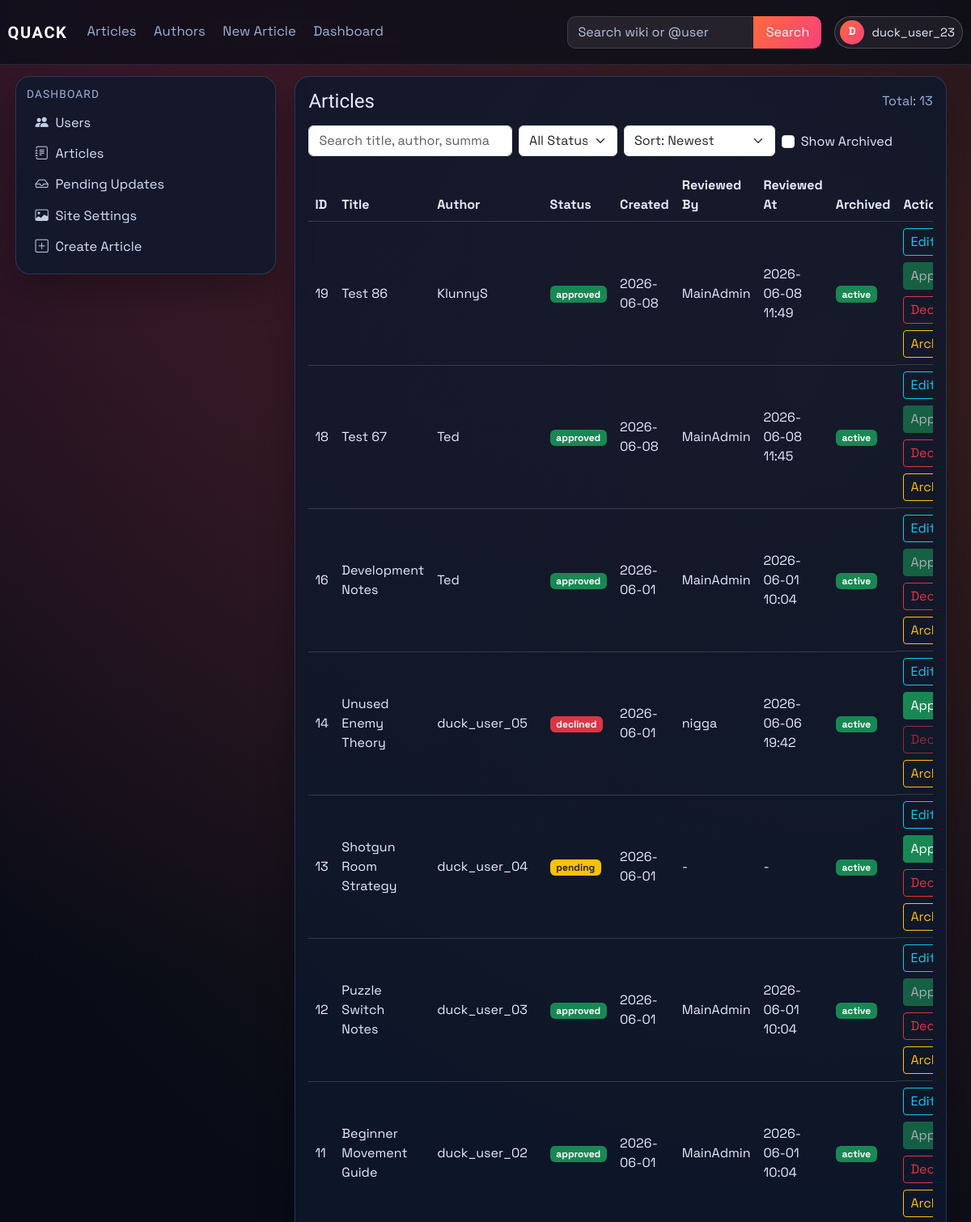
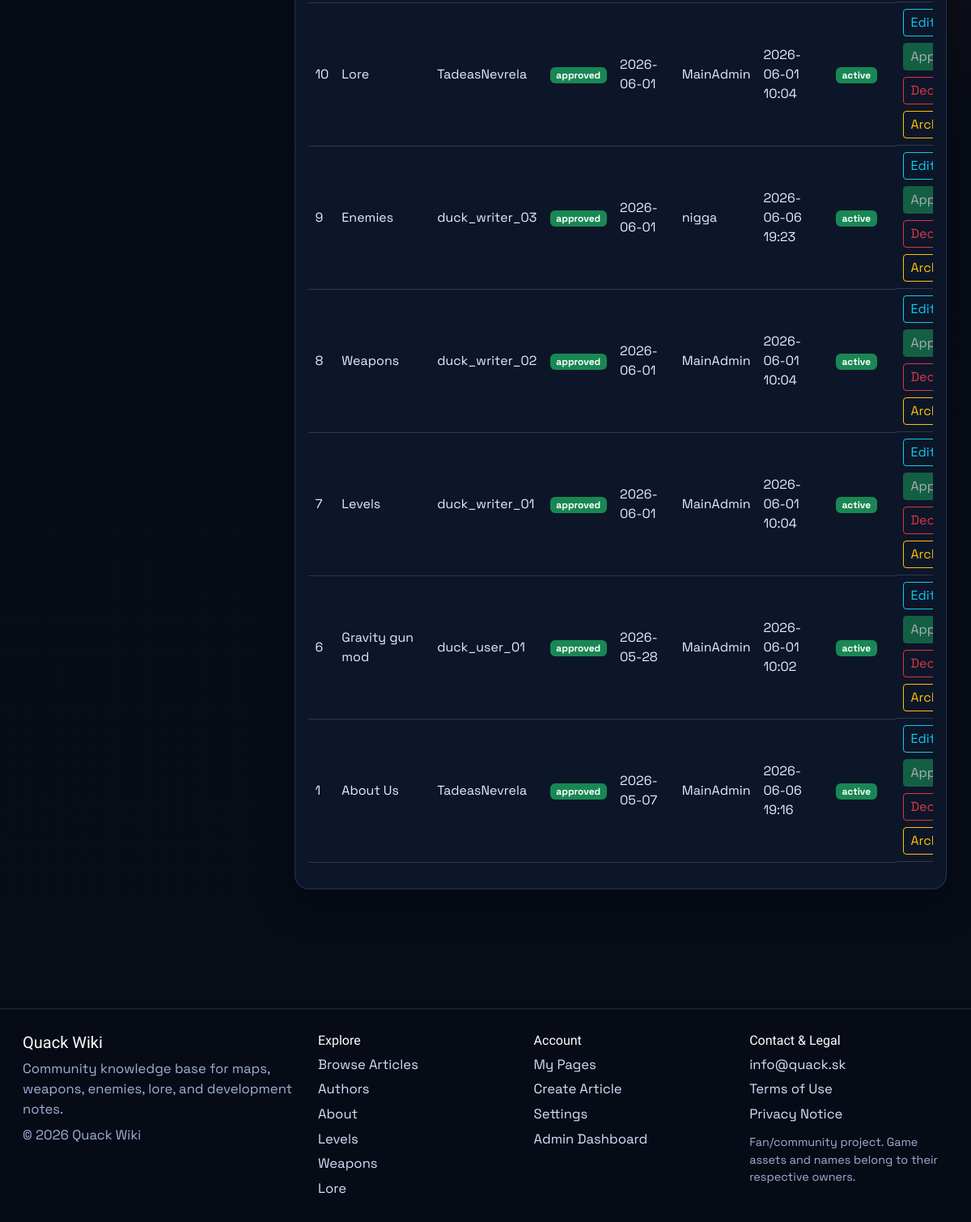
/dashboard/articles (signed in), run on the app's committed database (2 pictures, top to bottom).
### models.py (models this page shows, shortened)
class User(db.Model, UserMixin):
    id = db.Column(db.Integer, primary_key=True)
    username = db.Column(db.String(120), unique=True, nullable=False)
    email = db.Column(db.String(120), unique=True, nullable=False)
    password_hash = db.Column(db.String(128), nullable=False)
    profile_image_url = db.Column(db.String(120), nullable=True)
    public_display_name = db.Column(db.String(80), nullable=True)
    public_bio = db.Column(db.Text, nullable=True)
    created_at = db.Column(db.DateTime, default=datetime.utcnow)
    role = db.Column(db.String(30), default='user')
    is_archived = db.Column(db.Boolean, default=False, nullable=False)
    archived_at = db.Column(db.DateTime, nullable=True)

class Article(db.Model):
    id = db.Column(db.Integer, primary_key=True)
    title = db.Column(db.String(120), unique=True, nullable=False)
    author = db.Column(db.String(120), nullable=False)
    created_at = db.Column(db.DateTime, default=datetime.utcnow)
    image_url = db.Column(db.String(120), default='default.png')
    summary = db.Column(db.Text)
    content = db.Column(db.Text, nullable=False)
    infobox_data = db.Column(db.Text, nullable=True)
    tags = db.Column(db.JSON, default=list)
    status = db.Column(db.String(20), default='pending', nullable=False)
    approved_by = db.Column(db.String(120), nullable=True)
    approved_at = db.Column(db.DateTime, nullable=True)
    is_archived = db.Column(db.Boolean, default=False, nullable=False)
    archived_at = db.Column(db.DateTime, nullable=True)

### main.py (the view)
@app.route('/dashboard/articles')
@role_required(['admin', 'writer'])
def dashboard_articles():
    search = (request.args.get('q') or '').strip()
    status_filter = (request.args.get('status') or 'all').strip().lower()
    show_archived = request.args.get('show_archived') == '1'
    sort = (request.args.get('sort') or 'newest').strip().lower()
    query = Article.query
    if current_user.role == 'writer':
        query = query.filter(Article.author == current_user.username)
    if not show_archived:
        query = query.filter(Article.is_archived.is_(False))
    if status_filter in {'pending', 'approved', 'declined'}:
        query = query.filter(Article.status == status_filter)
    sort_map = {
        'newest': Article.created_at.desc(),
        'oldest': Article.created_at.asc(),
        'title_az': Article.title.asc(),
        'title_za': Article.title.desc(),
        'status_az': Article.status.asc(),
        'status_za': Article.status.desc(),
    }
    articles = query.order_by(sort_map.get(sort, Article.created_at.desc())).all()
    if search:
        articles = [article_obj for article_obj in articles if article_matches_search(article_obj, search)]
    article_links = {article_obj.id: article_public_url(article_obj) for article_obj in articles}
    author_users = active_users_by_username(article_obj.author for article_obj in articles)
    return render_template(
        'dashboard_articles.html',
        articles=articles,
        article_links=article_links,
        author_users=author_users,
        search=search,
        status_filter=status_filter,
        show_archived=show_archived,
        sort=sort,
    )

### templates/dashboard_articles.html (shortened to what this page needs)
{% extends "_base.html" %}
{% block content %}
<div class="container-fluid px-0">
    <section id="articles-section" class="card p-3">
        <div class="d-flex justify-content-between align-items-center mb-3">
            <h4 class="mb-0">Articles</h4>
            <span class="text-muted">Total: {{ articles|length }}</span>
        </div>
        <form method="GET" action="{{ url_for('dashboard_articles') }}" class="row g-2 mb-3" id="articlesFilterForm">
            <div class="col-md-4">
                <input class="form-control" type="search" name="q" value="{{ search }}" placeholder="Search title, author, summary, or tag" id="articlesSearch">
            </div>
            <div class="col-md-2">
                <select class="form-select" name="status" onchange="this.form.submit()">
                    <option value="all" {% if status_filter == 'all' %}selected{% endif %}>All Statuses</option>
                </select>
            </div>
            <div class="col-md-3">
                <select class="form-select" name="sort" onchange="this.form.submit()">
                    <option value="newest" {% if sort == 'newest' %}selected{% endif %}>Sort: Newest</option>
                </select>
            </div>
            <div class="col-md-3">
                <div class="form-check mt-2">
                    <input class="form-check-input" type="checkbox" value="1" id="showArchivedArticles" name="show_archived" onchange="this.form.submit()" {% if show_archived %}checked{% endif %}>
                    <label class="form-check-label" for="showArchivedArticles">Show Archived</label>
                </div>
            </div>
        </form>
        <div class="table-responsive">
            <table class="table table-hover align-middle">
                <thead>
                    <tr>
                        <th>ID</th>
                        <th>Title</th>
                        <th>Author</th>
                        <th>Status</th>
                        <th>Created</th>
                        <th>Reviewed By</th>
                        <th>Reviewed At</th>
                        <th>Archived</th>
                        {% if current_user.role in ['admin', 'writer'] %}
                        <th>Actions</th>
                        {% endif %}
                    </tr>
                </thead>
                <tbody>
                    {% for article in articles %}
                    <tr>
                        <td>{{ article.id }}</td>
                        <td>
                            <a href="{{ article_links[article.id] }}">{{ article.title }}</a>
                        </td>
                        <td>
                            {% set author_user = author_users.get(article.author) %}
                            {% if author_user %}
                            <a href="{{ url_for('public_profile', username=author_user.username) }}">{{ author_user.public_display_name or author_user.username }}</a>
                            {% else %}
                            {{ article.author }}
                            {% endif %}
                        </td>
                        <td>
                            {% if article.status == 'approved' %}
                            <span class="badge bg-success">approved</span>
                            {% elif article.status == 'declined' %}
                            <span class="badge bg-danger">declined</span>
                            {% else %}
                            <span class="badge bg-warning text-dark">pending</span>
                            {% endif %}
                        </td>
                        <td>{{ article.created_at.strftime('%Y-%m-%d') if article.created_at else '-' }}</td>
                        <td>{{ article.approved_by or '-' }}</td>
                        <td>{{ article.approved_at.strftime('%Y-%m-%d %H:%M') if article.approved_at else '-' }}</td>
                        <td>
                            {% if article.is_archived %}
                            <span class="badge bg-secondary">archived</span>
                            {% else %}
                            <span class="badge bg-success">active</span>
                            {% endif %}
                        </td>
                        {% if current_user.role == 'admin' %}
                        <td class="d-flex gap-2 flex-wrap">
                            <a href="{{ url_for('edit_article', article_id=article.id) }}" class="btn btn-outline-info btn-sm">Edit</a>
                            <form method="POST" action="{{ url_for('approve', article_id=article.id) }}">
                                <button type="submit" class="btn btn-success btn-sm" {% if article.status == 'approved' or article.is_archived %}disabled{% endif %}>Approve</button>
                            </form>
                            <form method="POST" action="{{ url_for('decline', article_id=article.id) }}">
                                <button type="submit" class="btn btn-outline-danger btn-sm" {% if article.status == 'declined' or article.is_archived %}disabled{% endif %}>Decline</button>
                            </form>
                            <form method="POST" action="{{ url_for('toggle_archive_article', article_id=article.id) }}">
                                <button type="submit" class="btn btn-outline-warning btn-sm">{% if article.is_archived %}Restore{% else %}Archive{% endif %}</button>
                            </form>
                        </td>
                        {% elif current_user.role == 'writer' %}
                        <td>
                            <a href="{{ url_for('edit_article', article_id=article.id) }}" class="btn btn-outline-info btn-sm">Edit</a>
                        </td>
                        {% endif %}
                    </tr>
                    {% endfor %}
                </tbody>
            </table>
        </div>
    </section>
</div>
{% endblock %}

### templates/partials/navbar.html (shortened to what this page needs)
<nav class="navbar navbar-expand-lg main-nav">
    <div class="container-fluid nav-wrap">
        <a class="navbar-brand brand-mark" href="{{ url_for('index') }}">QUACK</a>
        <div class="collapse navbar-collapse" id="navbarNav">
            <ul class="navbar-nav me-auto nav-links">
                <li class="nav-item"><a class="nav-link" href="{{ url_for('articles') }}">Articles</a></li>
                <li class="nav-item"><a class="nav-link" href="{{ url_for('authors') }}">Authors</a></li>
                <li class="nav-item"><a class="nav-link" href="{{ url_for('create_article') }}">New Article</a></li>
                {% if current_user.is_authenticated and current_user.role == "admin" %}
                <li class="nav-item"><a class="nav-link" href="{{ url_for('dashboard_users') }}">Dashboard</a></li>
                {% elif current_user.is_authenticated and current_user.role == "writer" %}
                <li class="nav-item"><a class="nav-link" href="{{ url_for('dashboard_articles') }}">Dashboard</a></li>
                {% endif %}
            </ul>
            <ul class="navbar-nav ms-auto align-items-lg-center nav-tools">
                <li class="nav-item nav-search-wrap">
                    <form class="nav-search" method="GET" action="{{ url_for('site_search') }}">
                        {% set nav_query = request.args.get('q', '') %}
                        {% if request.endpoint == 'authors' and request.args.get('all') == '1' and nav_query %}
                            {% set nav_query = '@' ~ nav_query %}
                        {% elif request.endpoint not in ['articles', 'authors'] %}
                            {% set nav_query = '' %}
                        {% endif %}
                        <input class="form-control" type="search" name="q" value="{{ nav_query }}" placeholder="Search wiki or @user">
                        <button class="btn btn-brand" type="submit">Search</button>
                    </form>
                </li>
                {% if current_user.is_authenticated %}
                <li class="nav-item dropdown ms-lg-3">
                    <a class="profile-trigger" href="#" role="button" data-bs-toggle="dropdown" aria-expanded="false">
                        {% if current_user.profile_image_url %}
                        <img class="profile-avatar profile-avatar-img" src="{{ url_for('static', filename='img/' ~ current_user.profile_image_url) }}" alt="{{ current_user.username }} profile picture">
                        {% else %}
                        <span class="profile-avatar">{{ current_user.username[0]|upper }}</span>
                        {% endif %}
                        <span class="profile-name">{{ current_user.username }}</span>
                    </a>
                </li>
                {% else %}
                <li class="nav-item ms-lg-3">
                    <a class="btn btn-outline-light nav-login-btn" href="{{ url_for('login') }}">Login</a>
                </li>
                {% endif %}
            </ul>
        </div>
    </div>
</nav>

### templates/partials/tag_link.html
{% macro tag_article_link(tag, label, icon='', class_name='') -%}
<a href="{{ url_for('about') if tag == 'about-us' else url_for('tagged_article', tag=tag) }}"{% if class_name %} class="{{ class_name }}"{% endif %}>
    {% if icon %}<i class="{{ icon }} sidebar-icon"></i>{% endif %}{{ label }}
</a>
{%- endmacro %}

### data on the page
User: username "D", username "duck_user_23"
Article: id "19", title "Test 86", status "approved", created_at "2026-06-08", approved_by "MainAdmin", approved_at "2026-06-08 11:49", is_archived "active"
User: public_display_name+username "KlunnyS"
Article: id "18", title "Test 67", status "approved", created_at "2026-06-08", approved_by "MainAdmin", approved_at "2026-06-08 11:45", is_archived "active"
User: public_display_name "Ted"
Article: id "16", title "Development Notes", status "approved", created_at "2026-06-01", approved_by "MainAdmin", approved_at "2026-06-01 10:04", is_archived "active"
Article: id "14", title "Unused Enemy Theory", status "declined", created_at "2026-06-01", approved_by "nigga", approved_at "2026-06-06 19:42", is_archived "active"
User: public_display_name+username "duck_user_05"
Article: id "13", title "Shotgun Room Strategy", status "pending", created_at "2026-06-01", approved_by "-", approved_at "-", is_archived "active"
User: public_display_name+username "duck_user_04"
Article: id "12", title "Puzzle Switch Notes", status "approved", created_at "2026-06-01", approved_by "MainAdmin", approved_at "2026-06-01 10:04", is_archived "active"
User: public_display_name+username "duck_user_03"
Article: id "11", title "Beginner Movement Guide", status "approved", created_at "2026-06-01", approved_by "MainAdmin", approved_at "2026-06-01 10:04", is_archived "active"
User: public_display_name+username "duck_user_02"
Article: id "10", title "Lore", status "approved", created_at "2026-06-01", approved_by "MainAdmin", approved_at "2026-06-01 10:04", is_archived "active"
User: public_display_name+username "TadeasNevrela"
Article: id "9", title "Enemies", status "approved", created_at "2026-06-01", approved_by "nigga", approved_at "2026-06-06 19:23", is_archived "active"
User: public_display_name+username "duck_writer_03"
Article: id "8", title "Weapons", status "approved", created_at "2026-06-01", approved_by "MainAdmin", approved_at "2026-06-01 10:04", is_archived "active"
User: public_display_name+username "duck_writer_02"
Article: id "7", title "Levels", status "approved", created_at "2026-06-01", approved_by "MainAdmin", approved_at "2026-06-01 10:04", is_archived "active"
User: public_display_name+username "duck_writer_01"
Article: id "6", title "Gravity gun mod", status "approved", created_at "2026-05-28", approved_by "MainAdmin", approved_at "2026-06-01 10:02", is_archived "active"
User: public_display_name+username "duck_user_01"
Article: id "1", title "About Us", status "approved", created_at "2026-05-07", approved_by "MainAdmin", approved_at "2026-06-06 19:16", is_archived "active"

### other printed values
{{ articles|length }} "13"
{{ label }} "About"
